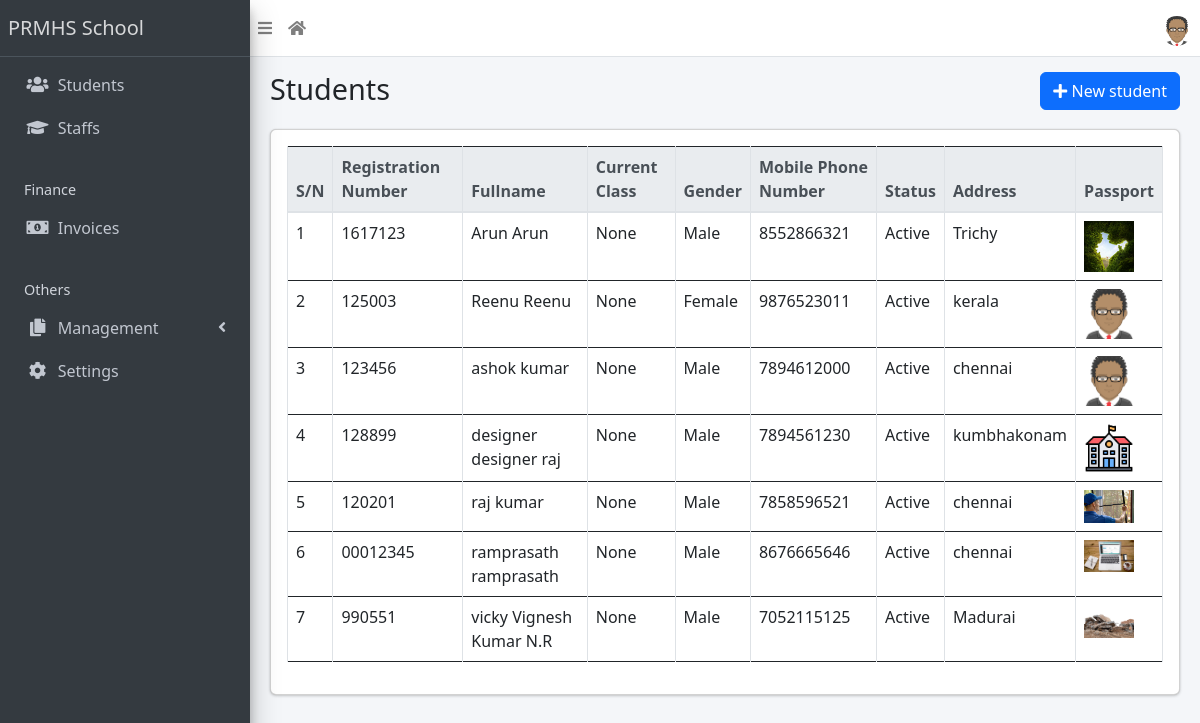
Page /student/list (signed in) on the committed database.
### apps/students/models.py (models this page shows, shortened)
class Student(models.Model):
    STATUS_CHOICES = [("active", "Active"), ("inactive", "Inactive")]
    GENDER_CHOICES = [("male", "Male"), ("female", "Female")]
    current_status = models.CharField(
        max_length=10, choices=STATUS_CHOICES, default="active"
    )
    registration_number = models.CharField(max_length=200, unique=True)
    surname = models.CharField(max_length=200)
    firstname = models.CharField(max_length=200)
    other_name = models.CharField(max_length=200, blank=True)
    gender = models.CharField(max_length=10, choices=GENDER_CHOICES, default="male")
    date_of_birth = models.DateField(default=timezone.now)
    current_class = models.ForeignKey(
        StudentClass, on_delete=models.SET_NULL, blank=True, null=True
    )
    date_of_admission = models.DateField(default=timezone.now)
    mobile_num_regex = RegexValidator(
        regex="^[0-9]{10,15}$", message="Entered mobile number isn't in a right format!"
    )
    parent_mobile_number = models.CharField(
        validators=[mobile_num_regex], max_length=13, blank=True
    )
    address = models.TextField(blank=True)
    others = models.TextField(blank=True)
    passport = models.ImageField(blank=True, upload_to="students/passports/")
    class Meta:
        ordering = ["surname", "firstname", "other_name"]

### apps/students/views.py (the view)
# urls.py: path("list", StudentListView.as_view(), name="student-list"),
class StudentListView(LoginRequiredMixin, ListView):
    model = Student
    template_name = "students/student_list.html"
    context_object_name = 'students'
    def get_queryset(self):
        queryset = super().get_queryset()
        return queryset

### apps/corecode/context_processors.py (called while the page is built)
def site_defaults(request):
    current_session = AcademicSession.objects.get(current=True)
    current_term = AcademicTerm.objects.get(current=True)
    vals = SiteConfig.objects.all()
    contexts = {
        "current_session": current_session.name,
        "current_term": current_term.name,
    }
    for val in vals:
        contexts[val.key] = val.value
    return contexts

### apps/students/templates/students/student_list.html (shortened to what this page needs)
{% extends 'base.html' %}
{% load static %}
{% block title %}Students{% endblock title %}
{% block breadcrumb %}
<a class="btn btn-primary" href="{% url 'student-create' %}"><i class="fas fa-plus"></i> New student</a>
{% endblock breadcrumb %}
{% block content %}
  <div class="table-responsive">
    <table id="studenttable" class="table table-bordered table-hover" data-page-length='100'>
      <thead class="thead-light">
        <tr>
          <th>S/N</th>
          <th>Registration Number</th>
          <th>Fullname</th>
          <th>Current Class</th>
          <th>Gender</th>
          <th>Mobile Phone Number</th>
          <th>Status</th>
          <th>Address</th>
          <th>Passport</th>
        </tr>
      </thead>
      <tbody>
        {% for student in students %}
          <tr class='clickable-row' data-href="{% url 'student-detail' student.id %}">
            <td>{{ forloop.counter }}</td>
            <td>{{ student.registration_number }}</td>
            <td>{{ student.surname }} {{ student.firstname }} {{ student.other_name }}</td>
            <td>{{ student.current_class }}</td>
            <td>{{ student.get_gender_display }}</td>
            <td>{{ student.parent_mobile_number }}</td>
            <td>{{ student.get_current_status_display }}</td>
            <td>{{ student.address }}</td>
            <td>
              {% if student.passport %}
                <img src="{{ student.passport.url }}" alt="{{ student.fullname }}" style="width: 50px; height: auto;">
              {% else %}
                <img src="{% static 'dist/img/avatar.png' %}" alt="Default Avatar" style="width: 50px; height: auto;">
              {% endif %}
            </td>
          </tr>
        {% endfor %}
      </tbody>
    </table>
  </div>
{% endblock content %}

### templates/base.html (shortened to what this page needs)
{% load static %}
<!DOCTYPE html>
<html lang="en">
<head>
  <link rel="stylesheet" href="{% static 'plugins/fontawesome-free/css/all.min.css' %}">
  <link rel="stylesheet" href="{% static 'plugins/toastr/toastr.min.css' %}">
  <link rel="stylesheet" href="https://cdnjs.cloudflare.com/ajax/libs/font-awesome/5.15.3/css/all.min.css">
  <link rel="stylesheet"
    href="{% static 'plugins/overlayScrollbars/css/OverlayScrollbars.min.css' %}">
  <link rel="stylesheet" href="{% static 'plugins/Datatables/datatables.min.css' %}" />
  <link rel="stylesheet" href="{% static 'dist/css/adminlte.min.css' %}">
</head>
  <link rel="stylesheet" href="https://cdnjs.cloudflare.com/ajax/libs/font-awesome/5.15.4/css/all.min.css">
  <link rel="stylesheet" href="https://stackpath.bootstrapcdn.com/bootstrap/5.3.0/css/bootstrap.min.css">
</head>
<body
  class="hold-transition sidebar-mini layout-fixed layout-navbar-fixed layout-footer-fixed">
  <div class="wrapper">
    <nav class="main-header navbar navbar-expand navbar-white navbar-light">
      <ul class="navbar-nav">
        <li class="nav-item">
          <a class="nav-link" data-widget="pushmenu" href="#" role="button"><i
              class="fas fa-bars"></i></a>
        </li>
        <li class="nav-item d-none d-sm-inline-block">
          <a href="{% url 'home' %} " class="nav-link"><i class="fa fa-home"></i></a>
        </li>
      </ul>
      <ul class="navbar-nav ml-auto">
        <li class="nav-item dropdown">
          <a class="nav-link" data-toggle="dropdown" href="#">
            {% if user.profile.profile_picture %}
                <img src="{{ user.profile.profile_picture.url }}" class="rounded-circle" alt="Profile Image" width="30" height="30">
            {% else %}
                <img src="{% static 'dist/img/avatar.png' %}" alt="Default Profile Picture"
                class="rounded-circle" alt="Profile Image" width="30" height="30">
            {% endif %}
        </a>
        </li>
      </ul>
    </nav>
    <aside class="main-sidebar sidebar-dark-primary elevation-4">
      <a href="{% url 'home' %}" class="brand-link">{{ School_name | default:"PRMHS School" }}</a>
      <div class="sidebar">
        <nav class="mt-2">
          <ul class="nav nav-pills nav-sidebar flex-column"
            data-widget="treeview" role="menu" data-accordion="false">
            <li class="nav-item">
              <a href="{% url 'student-list' %}" class="nav-link">
                <i class="nav-icon fas fa-users"></i>
                <p>
                  Students
                </p>
              </a>
            </li>
            <li class="nav-item">
              <a href="{% url 'staff-list' %}" class="nav-link">
                <i class="nav-icon fas fa-graduation-cap"></i>
                <p>
                  Staffs
                </p>
              </a>
            </li>
            <li class="nav-header">Finance</li>
            <li class="nav-item">
              <a href="{% url 'invoice-list' %}" class="nav-link">
                <i class="nav-icon fas fa-money-bill-alt"></i>
                <p>
                  Invoices
                </p>
              </a>
            </li>
            <li class="nav-header">Others</li>
            <li class="nav-item has-treeview">
              <a href="#" class="nav-link">
                <i class="nav-icon fas fa-copy"></i>
                <p>
                  Management
                  <i class="fas fa-angle-left right"></i>
                </p>
              </a>
            </li>
            <li class="nav-item">
              <a href="{% url 'configs' %}" class="nav-link">
                <i class="nav-icon fas fa-cog"></i>
                <p>
                  Settings
                </p>
              </a>
            </li>
          </ul>
        </nav>
      </div>
    </aside>
    <div class="content-wrapper">
      <section class="content-header">
        <div class="container-fluid">
          <div class="row mb-1">
            <div class="col-sm-8">
              <h1>{% block title %}{% endblock title %}</h1>
            </div>
            <div class="col-sm-4">
              <ol class="breadcrumb float-sm-right">
                <li class="breadcrumb-item">{% block breadcrumb %}{% endblock breadcrumb %}</li>
              </ol>
            </div>
          </div>
        </div>
      </section>
      <section class="content">
        <div class="container-fluid">
          <div class="row">
            <div class="col-md-12">
              {% block fullcard %}
              <div class="card">
                <div class="card-body">
                  <div class="row">
                    <div class="col">
                      {% block content %}
                      {% endblock content %}
                    </div>
                  </div>
                </div>
              </div>
              {% endblock fullcard %}
            </div>
          </div>
        </div>
      </section>
    </div>
  </div>
</body>
</html>

### rows in the picture
Student: registration_number "1617123", surname "Arun", firstname "Arun", current_class "None", gender "Male", parent_mobile_number "8552866321", current_status "Active", address "Trichy", passport (picture)
Student: registration_number "125003", surname "Reenu", firstname "Reenu", current_class "None", gender "Female", parent_mobile_number "9876523011", current_status "Active", address "kerala"
Student: registration_number "123456", surname "ashok", firstname "kumar", current_class "None", gender "Male", parent_mobile_number "7894612000", current_status "Active", address "chennai"
Student: registration_number "128899", surname "designer", firstname "designer", other_name "raj", current_class "None", gender "Male", parent_mobile_number "7894561230", current_status "Active", address "kumbhakonam", passport (picture)
Student: registration_number "120201", surname "raj", firstname "kumar", current_class "None", gender "Male", parent_mobile_number "7858596521", current_status "Active", address "chennai", passport (picture)
Student: registration_number "00012345", surname "ramprasath", firstname "ramprasath", current_class "None", gender "Male", parent_mobile_number "8676665646", current_status "Active", address "chennai", passport (picture)
Student: registration_number "990551", surname "vicky", firstname "Vignesh", other_name "Kumar N.R", current_class "None", gender "Male", parent_mobile_number "7052115125", current_status "Active", address "Madurai", passport (picture)

### other values in the picture
{{ School_name | default:"PRMHS School" }} "PRMHS School"
